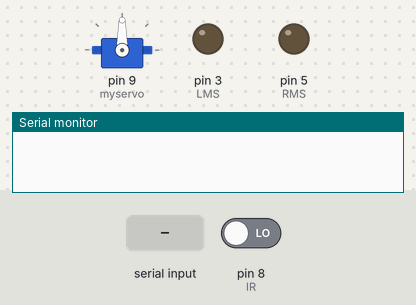
Recording of a sketch running on a simulated Arduino Uno, built with avr-gcc and run on an emulated ATmega328P. Parts: servo, output pins drawn as LEDs (lit = HIGH), the last lines printed to the serial monitor. The test bench sets the inputs (shaded band); at power-on: pin 8 (IR) LOW.

Above: at 1.2 s.
1.3 s: pin 8 (IR) driven HIGH
4.3 s: "f" received over Serial
At 4.53 s:
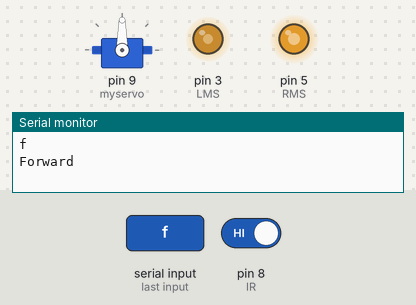
7.3 s: "l" received over Serial
At 7.53 s:
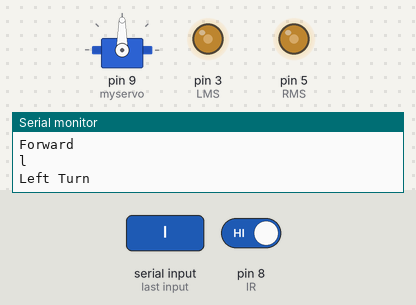
10.3 s: "s" received over Serial
At 10.49 s:
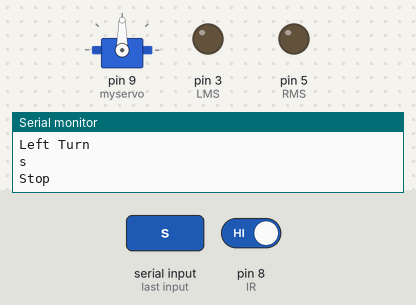
13.3 s: pin 8 (IR) driven LOW
At 14.7 s:
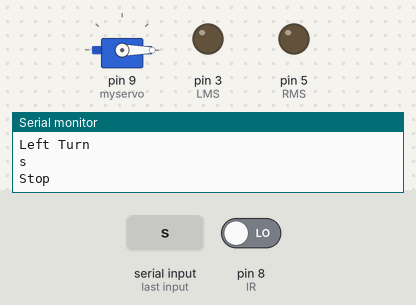
Timing chart, 0 to 15.8 s (numbered marks = the images above; inputs shaded):
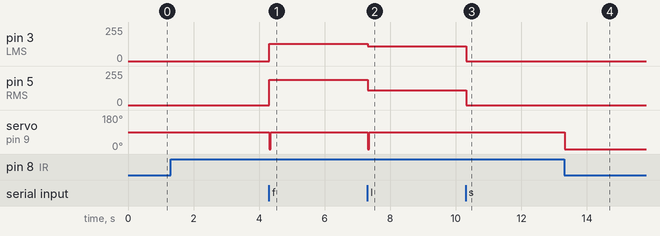

The sketch:

btbot.ino
```cpp
#include<Servo.h>
int LM_1 = 2;    // Left motor direction control pins
int LM_2 = 4;
int LMS = 3;     // speed control pin for left motor
int RM_1 = 7;    // Right motor direction control pins
int RM_2 = 6;
int RMS = 5;     // speed control pin for right motor
int IR = 8;     // pin to which IR sensor is connected
Servo myservo;
char data;
void setup() {
  pinMode(IR,INPUT);
  myservo.attach(9);  //assign servo motor to pin 8
  Serial.begin(9600);
  }
void right(int S, int TS){
  Stop();
  digitalWrite(LM_1,HIGH);
  digitalWrite(LM_2,LOW);
  digitalWrite(RM_1,LOW);
  digitalWrite(RM_2,HIGH);
  analogWrite(LMS,TS);
  analogWrite(RMS,S);
}
void left(int S, int TS){
  Stop();
  digitalWrite(LM_1,LOW);
  digitalWrite(LM_2,HIGH);
  digitalWrite(RM_1,HIGH);
  digitalWrite(RM_2,LOW);
  analogWrite(LMS,S);
  analogWrite(RMS,TS);
}
void Forward(int RS,int LS){
  digitalWrite(LM_1,HIGH);
  digitalWrite(LM_2,LOW);
  digitalWrite(RM_1,HIGH);
  digitalWrite(RM_2,LOW);
  analogWrite(LMS,LS);
  analogWrite(RMS,RS);
}
void Reverse(int RS,int LS){
  digitalWrite(LM_1,LOW);
  digitalWrite(LM_2,HIGH);
  digitalWrite(RM_1,LOW);
  digitalWrite(RM_2,HIGH);
  analogWrite(LMS,RS);
  analogWrite(RMS,LS);
}
void Stop(){
  digitalWrite(LM_1,LOW);
  digitalWrite(LM_2,LOW);
  digitalWrite(RM_1,LOW);
  digitalWrite(RM_2,LOW);
  analogWrite(LMS,0);
  analogWrite(RMS,0);
}
void loop() {
  if (Serial.available()>0) {   //To check if ble connection is active
    data=Serial.read(); //Reading the data from the bluetooth module sent from the device
    Serial.println(data);
    switch(data){                                 //to call the approprate function
      case 's' :Stop();Serial.println("Stop");break;
      case 'f' :Forward(190,130);delay(50);Serial.println("Forward");break;
      case 'r' :Reverse(130,190);delay(50);Serial.println("Reverse");break;
      case 'l' :left(110,110);delay(50);Serial.println("Left Turn");break;
      case 'z' :right(110,110);delay(50);Serial.println("Right Turn");break;
      }
  }
  if(digitalRead(IR)==HIGH){     //for black line,IR gets adsorbed and hence no o/p will be given
    myservo.write(90);    //To lift the flag
    delay(50);    //To make the flag stay up for 1 sec
    myservo.write(0);     //To take down the flag
  }
}
```

Measured:
- after the input at 4.3 s, pin 3 (LMS): 0/255 → 130/255 at once; pin 5 (RMS): 0/255 → 190/255 at once; servo on pin 9 (myservo): 90° → 0° at once, → 90° 0.05 s later
- after the input at 7.3 s, pin 3 (LMS): 130/255 → 110/255 at once; pin 5 (RMS): 190/255 → 110/255 at once; servo on pin 9 (myservo): 90° → 0° at once, → 90° 0.05 s later
- after the input at 10.3 s, pin 3 (LMS), pin 5 (RMS): 110/255 → 0/255 at once
- after the input at 13.3 s, servo on pin 9 (myservo): 90° → 0° at once
